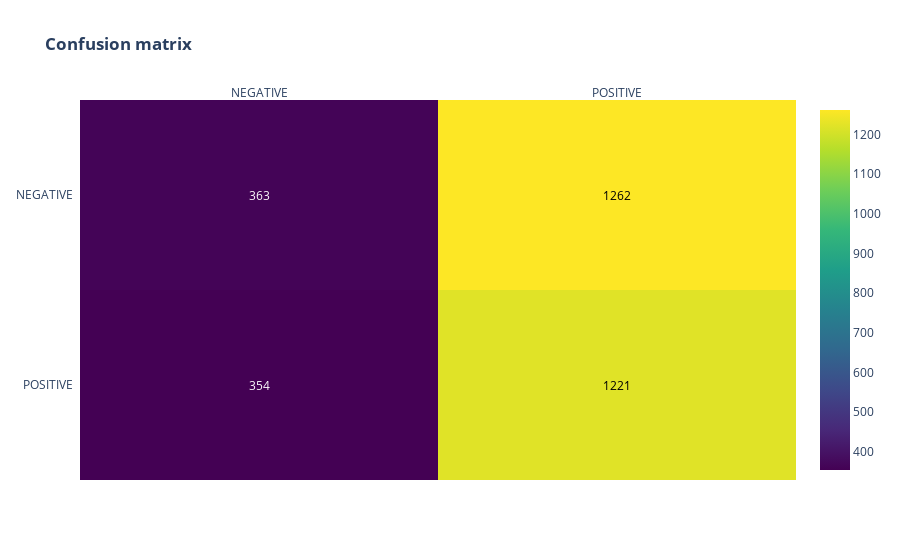

Source (notebook cell):
### Code cell
y_preds = (model.predict(X_test) > 0.5).astype("int32")
# conf_matrix(metrics.confusion_matrix(y_test, y_preds))
print(classification_report(y_test, y_preds, target_names=target_names))
print("ROC AUC score : ", round(roc_auc_score(y_test, y_preds), 3))
print("Average Precision score : ", round(average_precision_score(y_test, y_preds), 3),)
conf_matrix(metrics.confusion_matrix(y_test, y_preds))

### Figure 1 — Plotly figure (JSON) as saved in the notebook; plotly's stock layout.template omitted (floating-point values rounded to 4 significant figures)
{"data": [{"colorscale": [[0, "#440154"], [0.1111, "#482878"], [0.2222, "#3e4989"], [0.3333, "#31688e"], [0.4444, "#26828e"], [0.5556, "#1f9e89"], [0.6667, "#35b779"], [0.7778, "#6ece58"], [0.8889, "#b5de2b"], [1, "#fde725"]], "reversescale": false, "showscale": true, "type": "heatmap", "x": ["NEGATIVE", "POSITIVE"], "y": ["POSITIVE", "NEGATIVE"], "z": [[354, 1221], [363, 1262]]}], "layout": {"annotations": [{"font": {"color": "#FFFFFF"}, "showarrow": false, "text": "354", "x": "NEGATIVE", "xref": "x", "y": "POSITIVE", "yref": "y"}, {"font": {"color": "#000000"}, "showarrow": false, "text": "1221", "x": "POSITIVE", "xref": "x", "y": "POSITIVE", "yref": "y"}, {"font": {"color": "#FFFFFF"}, "showarrow": false, "text": "363", "x": "NEGATIVE", "xref": "x", "y": "NEGATIVE", "yref": "y"}, {"font": {"color": "#000000"}, "showarrow": false, "text": "1262", "x": "POSITIVE", "xref": "x", "y": "NEGATIVE", "yref": "y"}], "autosize": true, "title": {"text": "<b>Confusion matrix</b>"}, "xaxis": {"autorange": true, "dtick": 1, "gridcolor": "rgb(0, 0, 0)", "range": [-0.5, 1.5], "side": "top", "ticks": "", "type": "category"}, "yaxis": {"autorange": true, "dtick": 1, "range": [-0.5, 1.5], "ticks": "", "ticksuffix": "  ", "type": "category"}}}
